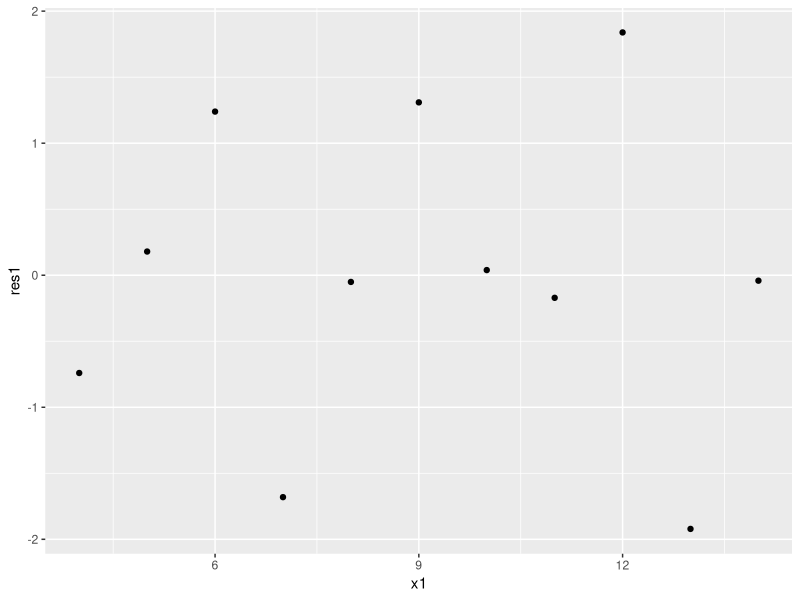
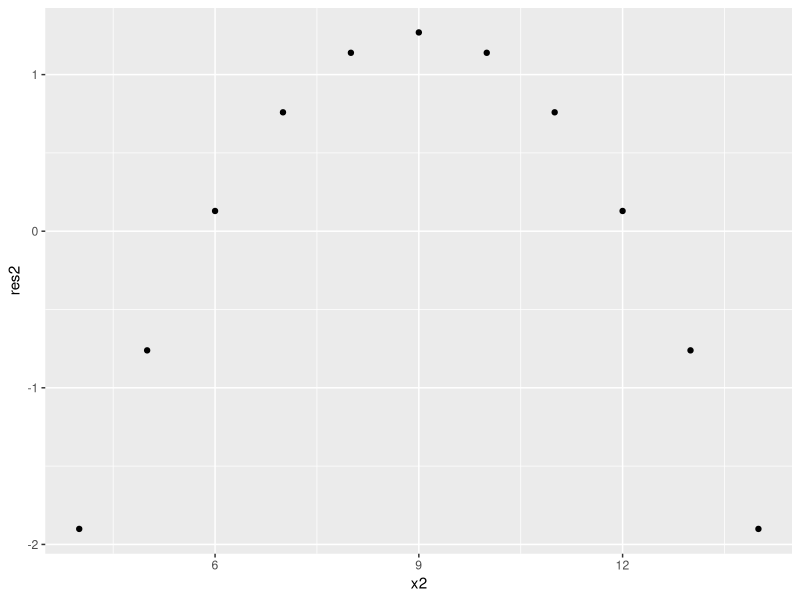
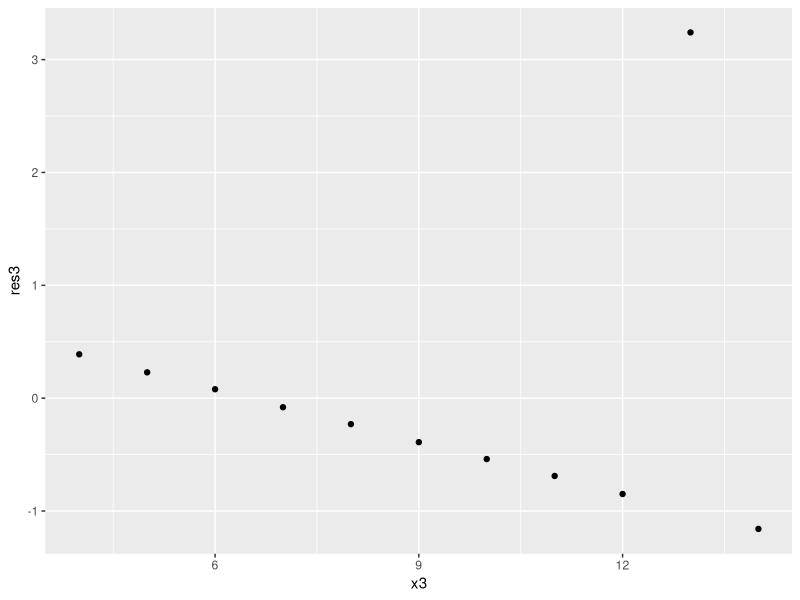
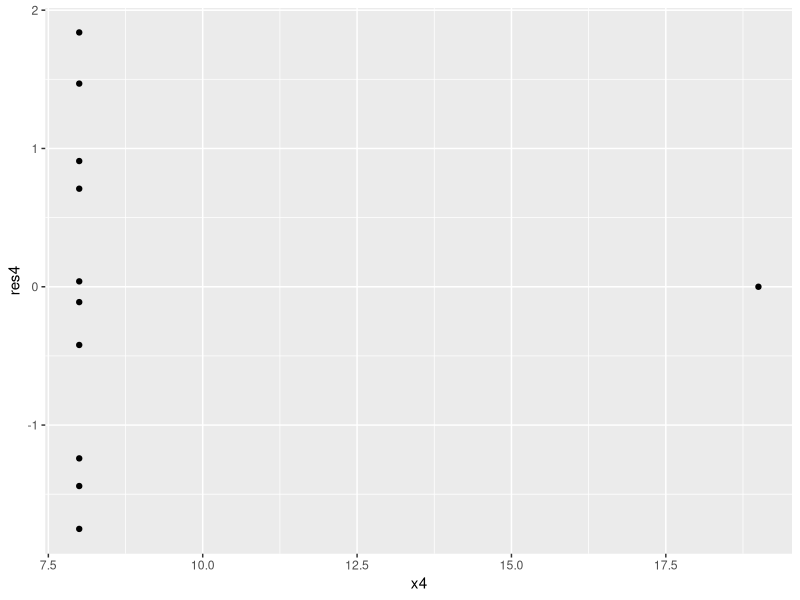
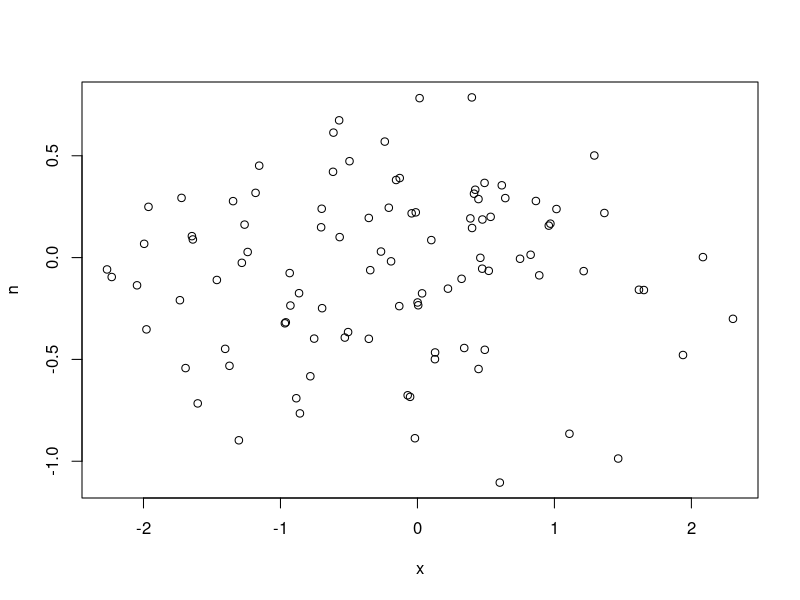
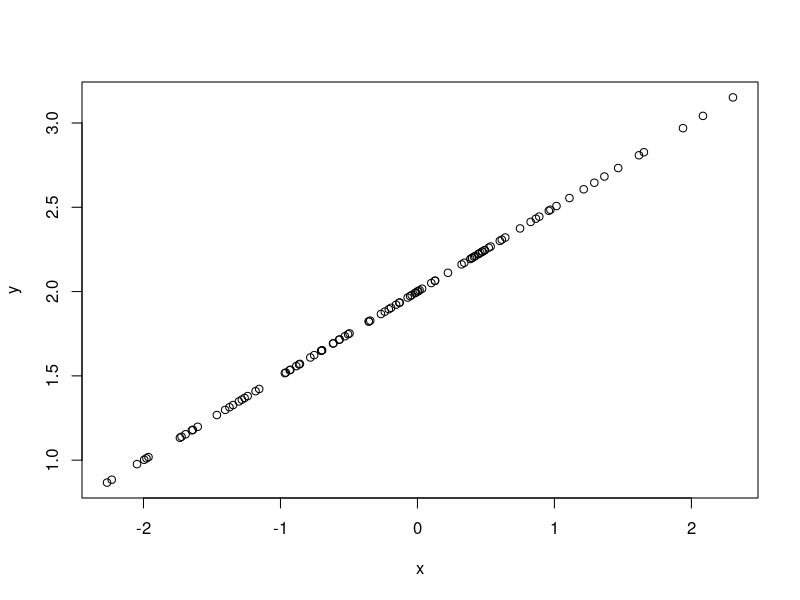
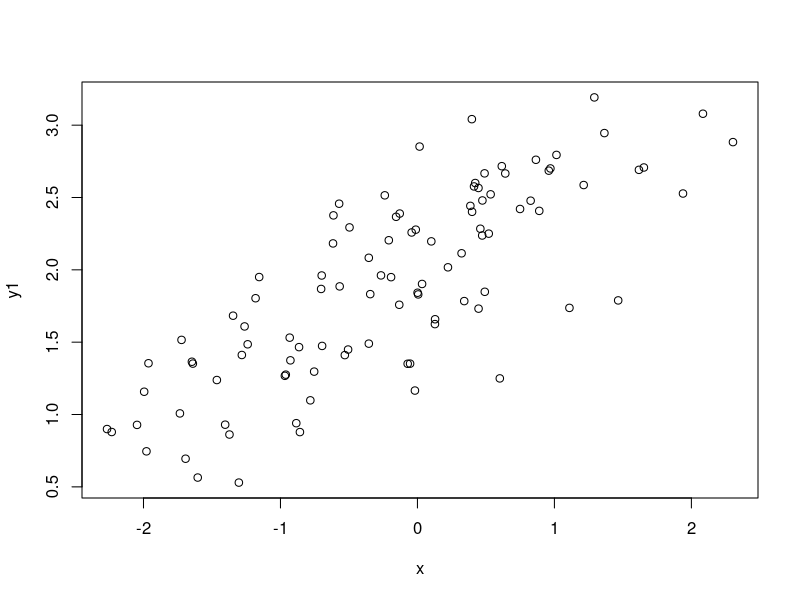

These figures' R source, in order:
library(tidyverse)
data("anscombe")

lm1 <- lm(y1 ~ x1, data = anscombe)
lm1

lm2 <- lm(y2 ~ x2, data = anscombe)
lm2

lm3 <- lm(y3 ~ x3, data = anscombe)
lm3

lm4 <- lm(y4 ~ x4, data = anscombe)
lm4

anscombe <- anscombe %>% 
  mutate(
    res1 = lm1$residuals,
    res2 = lm2$residuals,
    res3 = lm3$residuals,
    res4 = lm4$residuals
  )

ggplot(arrange(anscombe, x1)) + 
  geom_point(aes(x1, res1))

ggplot(arrange(anscombe, x2)) + 
  geom_point(aes(x2, res2))

ggplot(arrange(anscombe, x3)) + 
  geom_point(aes(x3, res3))

ggplot(arrange(anscombe, x4)) + 
  geom_point(aes(x4, res4))



# ?!
summary(lm1)
summary(lm2)
summary(lm3)
summary(lm4)



x <- rnorm(100)
y <- 2 + 0.5 * x

n <- rnorm(length(y),s=0.4)

nfit <- lm(n ~ x)

y1 <- y + nfit$residuals

plot(x, n)
plot(x, y)
plot(x, y1)

lm(y1 ~ x)




